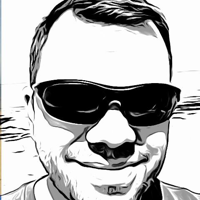
#> input picture images/todd-drawing-200.png, 200 x 200 px; its folder holds only this picture in this run
$ python watermark.py   (older library calls are emulated)
#> lines starting #> are read from the running program, lines starting #| are printed output that depends on the picture
'''
DESCRIPTION:
   Watermark image files.

'''

import argparse
import os
import pathlib
import sys

from PIL import Image, ImageDraw, ImageFont

class Error(Exception):
    pass


IMAGE_EXTENSTIONS = ('.png', '.jpg', '.jpeg' )

def process_command_line(argv):
    if argv is None:
        argv = sys.argv[1:]
    parser = argparse.ArgumentParser(description= __doc__ )
    return parser.prog, parser.parse_args(argv)


def process_file( file_path, dir_out):
    print(f'process file: {file_path.name}')

    original_image = Image.open(file_path)
#> original_image is the input picture: PIL image 200x200 RGBA; mean R, G, B, A 183, 183, 182.9, 255
    draw = ImageDraw.Draw(original_image)
    text = 'property of Todd MacCulloch'
    font = ImageFont.truetype('Comic Sans MS.ttf', 24)

    textwidth, textheight = draw.textsize(text, font)
#> textwidth = 342; textheight = 28
    width, height = original_image.size
#> width = 200; height = 200
    x = width/2 - textwidth/2
#> x = -71
    y = height - textheight - 100
#> y = 72

    # Applying text on image via draw object
    draw.text((x, y), text, font=font)

    path_out = dir_out / file_path.name
    print(f'file out: {path_out }' )

    original_image.save( path_out )
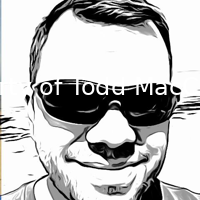
#> saved as todd-drawing-200.png: PIL image 200x200 RGBA; mean R, G, B, A 186.2, 186.2, 186.1, 255


def process_directory(fdir):
    print(f'processing: {fdir}')
    path_in = pathlib.Path(fdir)
    path_in.resolve()
    assert( path_in.is_dir )

    stem_out = f'{path_in.stem}-wm'
    path_out = pathlib.Path(path_in.parents[0]) / stem_out
    print(f'path_out: {path_out}')
    if not path_out.exists():
        path_out.mkdir()
    assert( path_out.is_dir )

    for cur_path in path_in.iterdir():
        if cur_path.is_file and cur_path.suffix in IMAGE_EXTENSTIONS:
            process_file(cur_path, path_out)


def main(argv=None):
    try:
        program_name, args = process_command_line(argv)
        print(f'{program_name} start')
        print(f'current directory: {os.getcwd()}')

        image_dir = 'images'
        process_directory(os.path.join(os.getcwd(), image_dir))

        print(f'{program_name} end')
    except Error as err:
        print(f'\nERROR:\n{err}\n')


if __name__ == '__main__' :
    sys.exit(main())
#> (the program exits here)
